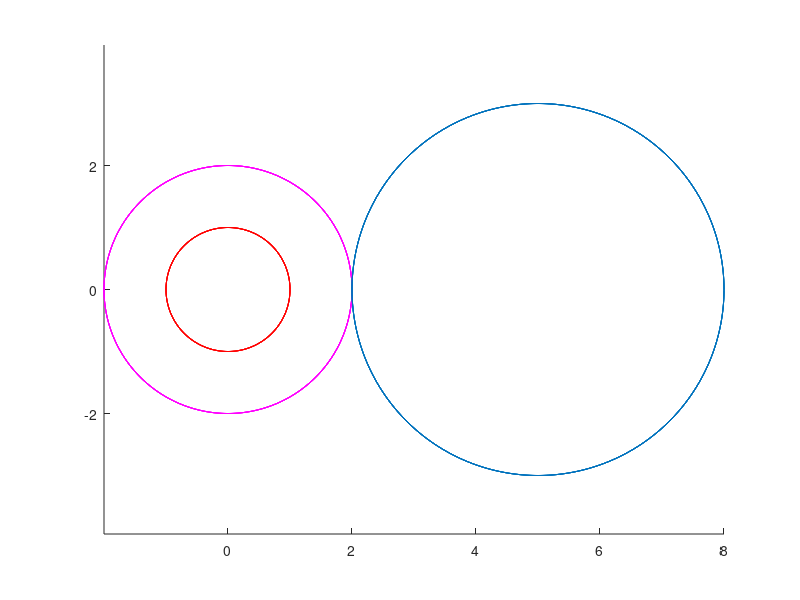

Recreate this plot in MATLAB.
r1=1;
r2=2;
ref=3;
x0=0;
y0=0;
x0_ef=5;
y0_ef=0;
k=1;
for t=0:0.01:pi*10
    x1(k)=x0+r1*cos(t);
    y1(k)=y0+r1*sin(t);
    x2(k)=x0+r2*cos(t);
    y2(k)=y0+r2*sin(t);
    xef(k)=x0_ef+ref*cos(t);
    yef(k)=y0_ef+ref*sin(t);
    k=k+1;
end
figure
hold on
plot(x1,y1,'r')
plot(x2,y2,'m')
plot(xef,yef)
axis equal